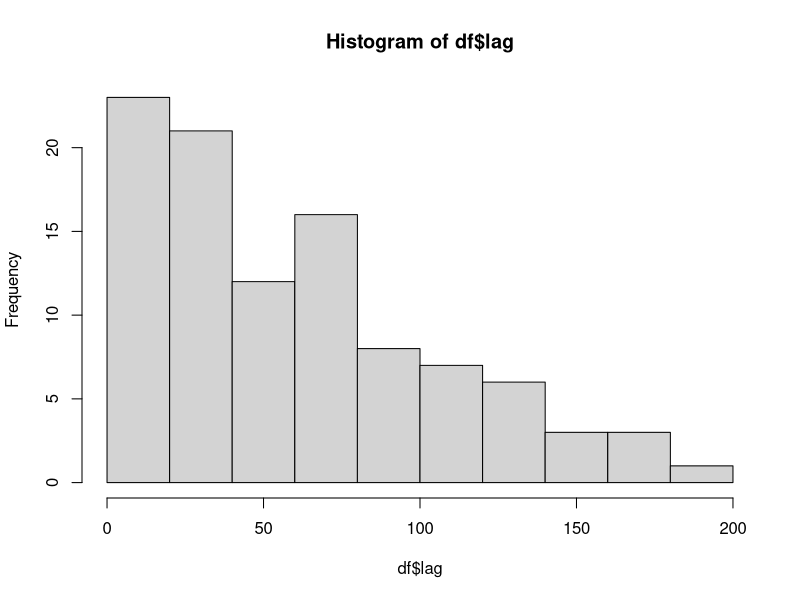

This figure's R source:
## ---- chunk 1
all_pictures <- 1:100
## ---- chunk 2
trial_sequence <- sample(c(1:100,1:100))
## ---- chunk 3
df <- data.frame()
for(i in 1:200){
  num_positions <- which(trial_sequence %in% trial_sequence[i])
  if(i == num_positions[1]) {
    type <- "new"
    lag <- NA
  }
  if(i == num_positions[2]) {
    type <- "old"
    lag <- num_positions[2] - num_positions[1]
  }
  t_df <- data.frame(trial = i,
                     item = trial_sequence[i],
                     type = type,
                     lag = lag
                     )
  df <-  rbind(df,t_df)
}
## ---- chunk 4
knitr::kable(df)
## ---- chunk 5
hist(df$lag)
